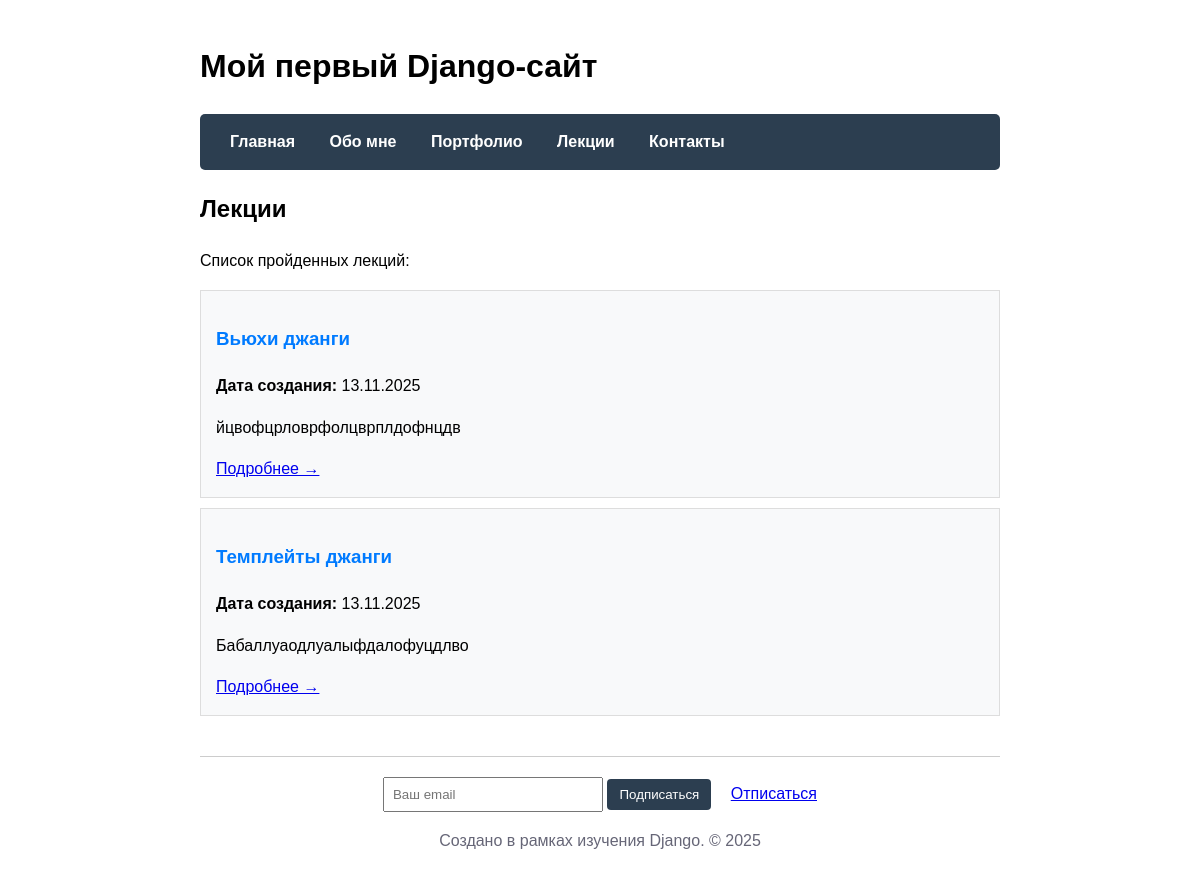
/lectures/, run on the app's committed database.
### main/models.py (models this page shows, shortened)
class Lecture(models.Model):
    title = models.CharField(max_length=200, verbose_name='Название лекции')
    description = models.TextField(verbose_name='Краткое описание')
    created_at = models.DateTimeField(auto_now_add=True, verbose_name='Дата создания')
    class Meta:
        verbose_name = 'Лекция'
        verbose_name_plural = 'Лекции'

### main/views.py (the view)
def lectures(request):
    lectures = Lecture.objects.all().order_by('-created_at')
    context = {
        'title': 'Лекции',
        'lectures': lectures
    }
    return render(request, 'main/lectures.html', context)

### main/templates/main/lectures.html
{% extends 'main/layout.html' %}
{% block content %}
<h2>{{ title }}</h2>
<p>Список пройденных лекций:</p>
{% for lecture in lectures %}
<div class="project" style="border: 1px solid #ddd; padding: 15px; margin: 10px 0;">
    <h3>
        <a href="{% url 'lecture_detail' lecture.id %}" style="text-decoration: none; color: #007bff;">
            {{ lecture.title }}
        </a>
    </h3>
    <p><strong>Дата создания:</strong> {{ lecture.created_at|date:"d.m.Y" }}</p>
    <p>{{ lecture.description|truncatewords:30 }}</p>
    <a href="{% url 'lecture_detail' lecture.id %}">Подробнее →</a>
</div>
{% empty %}
<p>Лекций пока нет. Они скоро появятся!</p>
{% endfor %}
{% endblock %}

### main/templates/main/layout.html (style rules this page uses)
body { font-family: Arial, sans-serif; max-width: 800px; margin: 0 auto; padding: 20px; line-height: 1.6; }
.project { background: #f8f9fa; padding: 15px; margin: 10px 0; border-left: 4px solid #2c3e50; }

### data on the page
Lecture: title "Вьюхи джанги", created_at "13.11.2025", description "йцвофцрловрфолцврплдофнцдв"
Lecture: title "Темплейты джанги", created_at "13.11.2025", description "Бабаллуаодлуалыфдалофуцдлво"

### other printed values
{{ title }} "Лекции"
